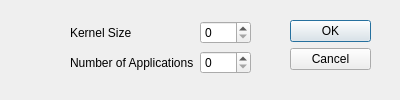
<?xml version="1.0" encoding="UTF-8"?>
<ui version="4.0">
 <class>Dialog</class>
 <widget class="QDialog" name="Dialog">
  <property name="geometry">
   <rect>
    <x>0</x>
    <y>0</y>
    <width>400</width>
    <height>100</height>
   </rect>
  </property>
  <property name="sizePolicy">
   <sizepolicy hsizetype="Fixed" vsizetype="Fixed">
    <horstretch>0</horstretch>
    <verstretch>0</verstretch>
   </sizepolicy>
  </property>
  <property name="minimumSize">
   <size>
    <width>400</width>
    <height>100</height>
   </size>
  </property>
  <property name="maximumSize">
   <size>
    <width>400</width>
    <height>100</height>
   </size>
  </property>
  <property name="windowTitle">
   <string>Gaussian Blur</string>
  </property>
  <widget class="QDialogButtonBox" name="buttonBox">
   <property name="geometry">
    <rect>
     <x>290</x>
     <y>20</y>
     <width>81</width>
     <height>241</height>
    </rect>
   </property>
   <property name="orientation">
    <enum>Qt::Vertical</enum>
   </property>
   <property name="standardButtons">
    <set>QDialogButtonBox::Cancel|QDialogButtonBox::Ok</set>
   </property>
  </widget>
  <widget class="QWidget" name="layoutWidget">
   <property name="geometry">
    <rect>
     <x>70</x>
     <y>20</y>
     <width>181</width>
     <height>55</height>
    </rect>
   </property>
   <layout class="QGridLayout" name="gridLayout">
    <item row="0" column="0">
     <widget class="QLabel" name="label">
      <property name="text">
       <string>Kernel Size</string>
      </property>
     </widget>
    </item>
    <item row="0" column="1">
     <widget class="QSpinBox" name="spinBox_kernelsize"/>
    </item>
    <item row="1" column="0">
     <widget class="QLabel" name="label_2">
      <property name="text">
       <string>Number of Applications</string>
      </property>
     </widget>
    </item>
    <item row="1" column="1">
     <widget class="QSpinBox" name="spinBox_numberofapplications"/>
    </item>
   </layout>
  </widget>
 </widget>
 <resources/>
 <connections>
  <connection>
   <sender>buttonBox</sender>
   <signal>accepted()</signal>
   <receiver>Dialog</receiver>
   <slot>accept()</slot>
   <hints>
    <hint type="sourcelabel">
     <x>248</x>
     <y>254</y>
    </hint>
    <hint type="destinationlabel">
     <x>157</x>
     <y>274</y>
    </hint>
   </hints>
  </connection>
  <connection>
   <sender>buttonBox</sender>
   <signal>rejected()</signal>
   <receiver>Dialog</receiver>
   <slot>reject()</slot>
   <hints>
    <hint type="sourcelabel">
     <x>316</x>
     <y>260</y>
    </hint>
    <hint type="destinationlabel">
     <x>286</x>
     <y>274</y>
    </hint>
   </hints>
  </connection>
 </connections>
</ui>
